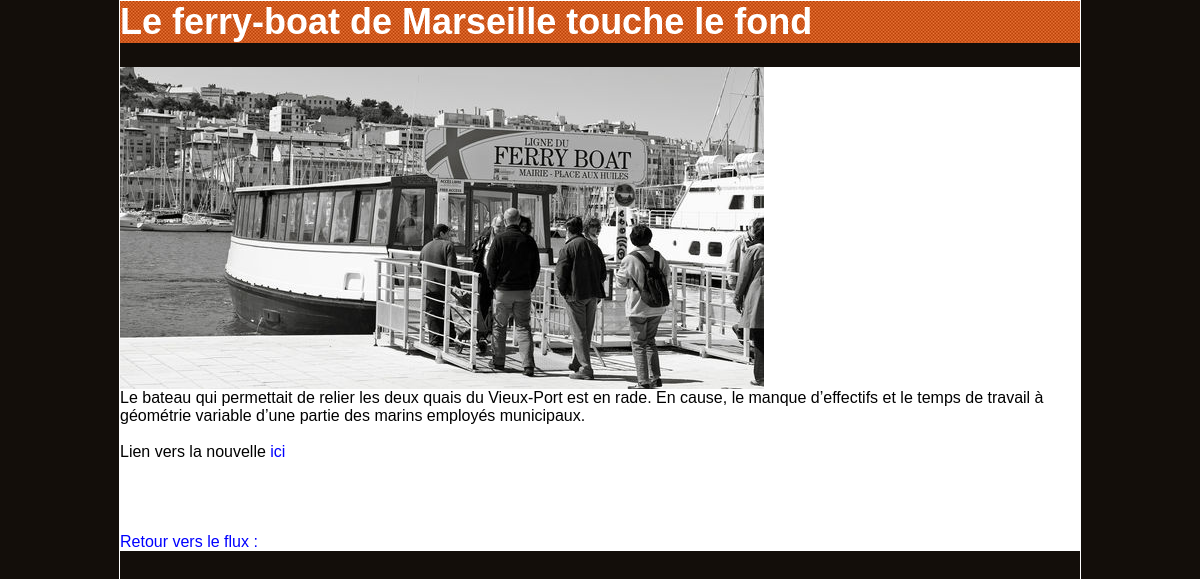
/controler/afficher_nouvelle.ctrl.php?id=919, run on the app's committed database.
### tables this page shows
CREATE TABLE nouvelle (
		id integer primary key autoincrement,
		date datetime,
		titre varchar(255),
		description varchar(1024),
		url varchar(255),
		image varchar(80),
		RSS_id integer
		);

### controler/afficher_nouvelle.ctrl.php (called while the page is built)
<?php
include("../model/DAO.class.php");
require_once("../model/Nouvelle.class.php");
	$id=$_GET['id'];
	$q = "SELECT * FROM nouvelle where id=$id";
	$r = $dao->getDB()->query($q);
	$result = $r->fetchAll(PDO::FETCH_CLASS, "Nouvelle");
	$i = 0;
	foreach($result as $value)
	{
			$table[$i]=$value;
			$i++;
	}
require_once("../view/afficher_nouvelle.view.php");
?>

### model/DAO.class.php (called while the page is built, shortened)
<?php
require_once('Nouvelle.class.php');
    $dao = new DAO();
Class DAO {
	private $db;
	function __construct() {
		$dsn = 'sqlite:../model/rss.db';
		try {
			$this->db = new PDO($dsn);
		} catch (PDOException $e) {
			exit("Erreur ouverture BD : ".$e->getMessage());
		}
	}
	function getDB(){
		return $this->db;
	}
}
?>

### model/Nouvelle.class.php (called while the page is built, shortened)
<?php
class Nouvelle
{
	private $titre;
	private $description;
	private $image;
	private $url;
	private $RSS_id;
	function getTitre()
	{
		return $this->titre;
	}
	function getDescri()
	{
		return $this->description;
	}
	function getImage()
	{
		return $this->image;
	}
	function getURL()
	{
		return $this->url;
	}
	function getRSS_ID()
	{
		return $this->RSS_id;
	}
}
?>

### view/afficher_nouvelle.view.php (the view, shortened to what this page needs)
<html>
<head>
	<link rel="stylesheet" type="text/css" href="../view/design/style.css"
</head>
<body>
<?php
echo '<header>';
echo '<h1>';
echo $table[0]->getTitre();
echo '</h1>';
echo '</header>';
?>
<article>
<?php
    foreach($table as $a)
	{
		echo '<img src="'.$a->getImage().'"/></br>';
		print '<p>'.$a->getDescri().'<p>';
		echo 'Lien vers la nouvelle <a href="'.$a->getURL().'" > ici </a></br>';
	}
	echo '<a href="http://localhost/PHP/projet/controler/afficher_nouvelles.ctrl.php?rss='.$a->getRSS_ID().'&titre='.$_GET["titre"].'"> Retour vers le flux : '.$_GET["titre"]. '</a>';
	?>
</article>
</body>
</html>

### view/design/style.css (style rules this page uses)
body { font-family: "Arial"; width: 960px; margin: auto; border : 1px solid #FFF; background-color: #130E0A; color: white; }
header { font-size: large; background-image: url(header-bg.png); margin: 0px; }
p { margin: 0px; color: black; }
a:link { text-decoration:none; color: blue; }
article { background-color: #FFF; }

### data on the page
nouvelle: titre "Le ferry-boat de Marseille touche le fond", image (picture), description "Le bateau qui permettait de relier les deux quais du Vieux-Port est en rade. En cause, le manque d’effectifs et le temps de travail à géométrie variable d’une partie des marins employés municipaux."
